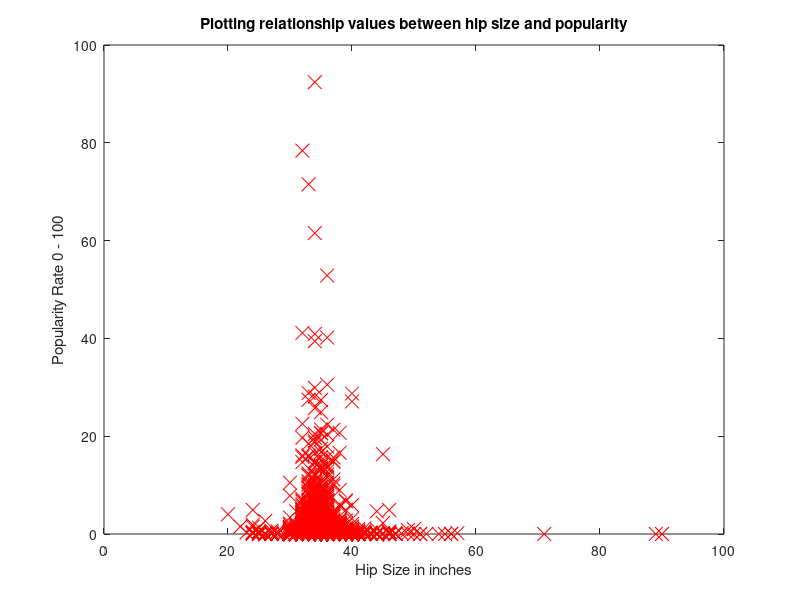

The MATLAB script that drew this image:
data = load('trainingHip.txt');
X = data(:, 1);
y = data(:, 2);
m = length(y); % number of training examples
plot(X, y, 'rx', 'MarkerSize', 10); % Plot the data
ylabel('Popularity Rate 0 - 100'); % Set the y−axis label
xlabel('Hip Size in inches'); % Set the x−axis labe
xlim([0 100])
title ("Plotting relationship values between hip size and popularity");
